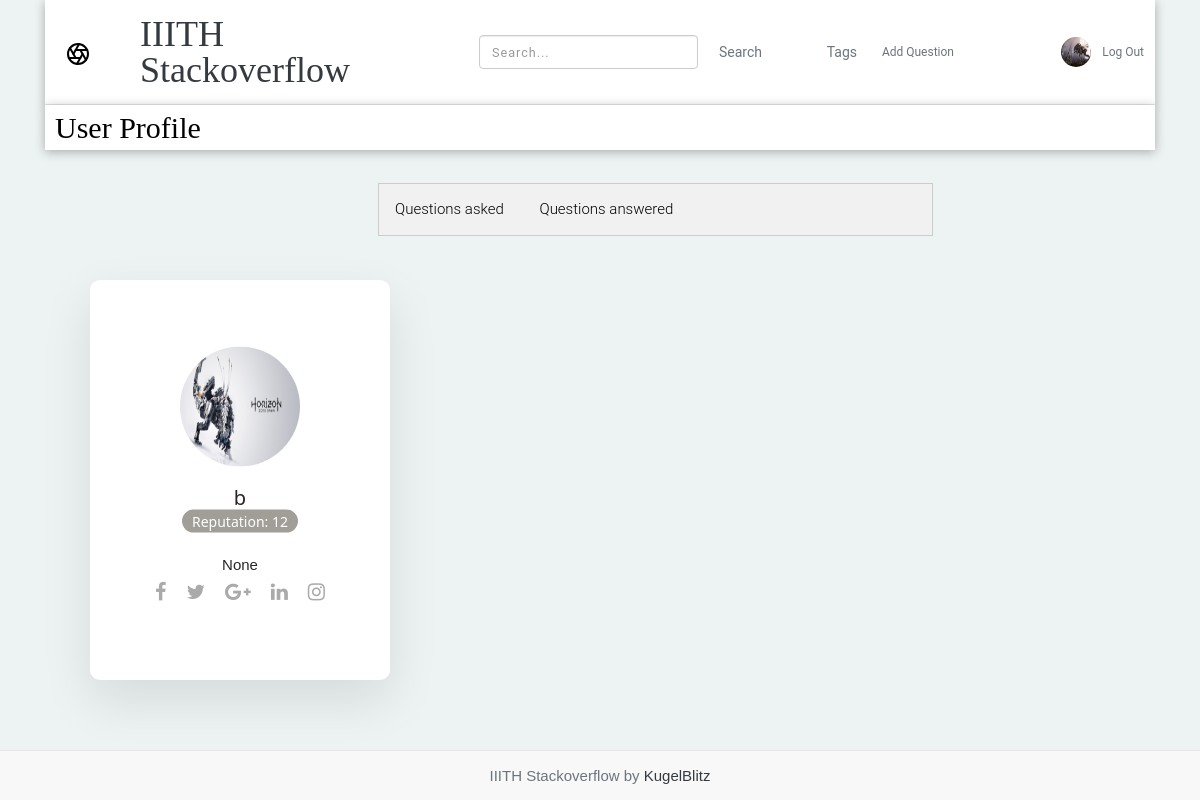
Screenshot of /auth/2/profile (signed in) with the database file from the repository.
### tables this page shows
CREATE TABLE user (
  id INTEGER PRIMARY KEY AUTOINCREMENT,
  username TEXT UNIQUE NOT NULL,
  email TEXT UNIQUE NOT NULL,
  password TEXT NOT NULL,
  description VARCHAR(100) NULL,
  reputation INTEGER DEFAULT 0,
  profile_picture VARCHAR(256) DEFAULT NULL
);

### flaskr/auth.py (the view)
@bp.route('/<int:id>/profile')
def profile(id):
    db = get_db()
    posts=db.execute('SELECT * FROM post WHERE author_id = ?', (id,)).fetchall()
    ans1=db.execute('SELECT * FROM answer WHERE author_id = ?', (id,)).fetchall()
    result=db.execute('SELECT * FROM user WHERE id = ?', (id,)).fetchone()
    ans=[]
    for i in ans1:
        ans.append(db.execute('SELECT * FROM post p JOIN user u ON p.author_id=u.id WHERE qid = ?', (i['qid'],)).fetchone())
    return render_template('auth/profile.html',result=result,posts=posts,ans=ans)

### flaskr/auth.py (called while the page is built)
@bp.before_app_request
def load_logged_in_user():
    user_id = session.get('user_id')
    if user_id is None:
        g.user = None
    else:
        g.user = get_db().execute(
            'SELECT * FROM user WHERE id = ?', (user_id,)
        ).fetchone()

### flaskr/db.py (called while the page is built)
def get_db():
    if 'db' not in g:
        g.db = sqlite3.connect(
            current_app.config['DATABASE'],
            detect_types=sqlite3.PARSE_DECLTYPES
        )
        g.db.row_factory = sqlite3.Row
    return g.db

### flaskr/templates/auth/profile.html (shortened to what this page needs)
{% extends 'base.html' %}
{% block header %}
<link rel="stylesheet" href="https://cdnjs.cloudflare.com/ajax/libs/font-awesome/4.7.0/css/font-awesome.min.css">
    <h3 style="margin-left: 10px; font-family: Playfair Display">{% block title %}User Profile{% endblock %}</h3>
  {% endblock %}
{%block content%}
  <div class="card">
    <div class="box">
        <div class="img">
          {%if g.user['id']==result[0]%}
              <img src="{{ url_for('static', filename=g.user['profile_picture'])}}">
          {%else%}
              <img src="{{ url_for('static', filename=result['profile_picture'])}}">
          {%endif%}
        </div>
        <h2>{{result['username']}}<br><span>Reputation: {{result['reputation']}}</span></h2>
        <p> {{result['description']}}</p>
        <span>
            <ul>
                <li><a href="#"><i class="fa fa-facebook" aria-hidden="true"></i></a></li>
                <li><a href="#"><i class="fa fa-twitter" aria-hidden="true"></i></a></li>
                <li><a href="#"><i class="fa fa-google-plus" aria-hidden="true"></i></a></li>
                <li><a href="#"><i class="fa fa-linkedin" aria-hidden="true"></i></a></li>
                <li><a href="#"><i class="fa fa-instagram" aria-hidden="true"></i></a></li>
            </ul>
        </span>
    </div>
</div>
  <div class="tabs">
      <button class="tablinks"  onclick="open_tab(event, 'questions_asked')">Questions asked</button>
      <button class="tablinks" onclick="open_tab(event, 'answers_answered')">Questions answered</button>
  </div>
  {% endblock %}
  {% block footer %}
  {{super()}}
  {% endblock %}

### flaskr/templates/base.html (shortened to what this page needs)
<!doctype html>
    <link rel="stylesheet" href="https://use.fontawesome.com/releases/v5.5.0/css/all.css">
    <link rel="stylesheet" href="https://maxcdn.bootstrapcdn.com/bootstrap/4.0.0/css/bootstrap.min.css"
>
    <link type="text/css" rel="stylesheet" href="{{ url_for('static', filename='css/style.css') }}">
<link rel="stylesheet" href="{{ url_for('static', filename='css/style.css') }}">
<link rel="stylesheet" href="https://cdnjs.cloudflare.com/ajax/libs/twitter-bootstrap/3.3.7/css/bootstrap.min.css">
<link rel="stylesheet" href="https://cdnjs.cloudflare.com/ajax/libs/bootstrap-tagsinput/0.8.0/bootstrap-tagsinput.css">
<link rel="stylesheet" href="{{ url_for('static', filename='css/bootstrap-tagsinput.css') }}">
<link href="{{ url_for('static', filename='css/styles.css') }}" rel="stylesheet">
<link href="{{ url_for('static', filename='css/responsive.css') }}" rel="stylesheet">
<link href="{{ url_for('static', filename='css/w3.css') }}" rel="stylesheet">
<link href="{{ url_for('static', filename='css/single-post-2/css/styles.css') }}" rel="stylesheet">	<link href="single-post-2/css/responsive.css" rel="stylesheet">
<link media="all" rel="stylesheet" href="https://code.ionicframework.com/ionicons/2.0.1/css/ionicons.min.css" />
<body>
    <div class="container">
        <header class="blog-header py-3">
            <div class="row flex-nowrap justify-content-between align-items-center">
                <div class="col-sm-1 pt-1">
                </div>
                <div class="col-sm-3 text-left">
                    <a class="blog-header-logo text-dark" href="{{ url_for('question.index')}}">IIITH Stackoverflow</a>
                </div>
                <div class="col-4 d-flex justify-content-end align-items-right">
                    <form class="form-inline my-0 my-sm-0" method="post" action="/search">
                         <input class="form-control mr-sm-2" type="search" placeholder="Search..." aria-label="Search" name="pattern">
                        <button class="btn btn-outline-secondary" type="submit">Search</button>
                    </form>
                </div>
                <div class="col-1 d-flex justify-content-end align-items-left">
                    <form class="form-inline my-0 my-sm-0" method="get" action="/tags">
                         <button class="btn btn-outline-secondary" type="submit">Tags</button>
                    </form>
                </div>
                {% if g.user %}
                <div class="col-sm-1 d-flex justify-content-end align-items-right">
                    <form action="/create">
                      <button type="submit" class="btn btn-sm btn-outline-secondary">Add Question</button>
                      </form>
                </div>
                <div class="col-sm-2 d-flex justify-content-end align-items-left">
                    <div class="avatar-area">
                        <a class="avatar" href="{{ url_for('auth.profile',id=g.user['id']) }}"><img style="height:30px; width:30px; border-radius:50%" src="{{ url_for('static', filename=g.user['profile_picture'])}}"></a>
                    </div>
                    <form action="/auth/logout">
                       <button type="submit" class="btn btn-sm btn-outline-secondary">Log Out</button>
                    </form>
                </div>
                {% endif %}
            </div>
        </header>
    </div>
    <div class="container">
    <section class="content">
        <header>
          {% block header %}{% endblock %}
        </header>
        {% block content %}{% endblock %}
      </section>
    </div>
    {% block footer %}
    <p>&nbsp; &nbsp;</p>
    <p>&nbsp; &nbsp;</p>
            <footer class="navbar navbar-default navbar-fixed-bottom">
    <p class="text-muted" align="center">IIITH Stackoverflow by <a href="{{url_for('question.about')}}" class="text-dark">KugelBlitz</a></p>
</footer>
{% endblock %}
</body>
</html>

### flaskr/static/css/style.css (style rules this page uses)
.blog-header { line-height: 1; border-bottom: 1px solid #e5e5e5; }
.blog-header-logo { font-family: "Playfair Display", serif; font-size: 2.25rem; }
h1, h2, h3, h4, h5, h6 { font-family: "Playfair Display", Georgia, "Times New Roman", serif; }
.tabs { overflow: hidden; border: 1px solid #ccc; background-color: #f1f1f1; }
.tabs button { background-color: inherit; border: none; outline: none; cursor: pointer; padding: 14px 16px; transition: 0.3s; }

### flaskr/static/css/styles.css (style rules this page uses)
body { font-size: 15px; font-family: 'Roboto', sans-serif; width: 100%; height: 80%; margin: 0; font-weight: 300; -webkit-font-smoothing: antialiased; -moz-osx-font-smoothing: grayscale; word-wrap: break-word; background: #EDF3F3; color: #000; }
h1, h2, h3, h4, h5, h6, p, a, ul, span, li, img { margin: 0; padding: 0; font-weight: 300; }
h1,h2,h3,h4,h5,h6 { line-height: 1.5; }
p { line-height: 1.6; font-family: 'Maven Pro', sans-serif; font-weight: 400; color: #444; }
h2 { font-size: 2.8em; line-height: 1.1; }
h3 { font-size: 2em; }
a, button { display: inline-block; text-decoration: none; color: inherit; transition: all .3s; }
img { width: 100%; }
li { list-style: none; display: inline-block; }
span { display: inline-block; }
header { font-weight: 400; }
.card { background: transparent; border: 0; }
header { overflow: hidden; background: #fff; box-shadow: 0px 2px 10px rgba(0,0,0, .3); }
footer { padding: 70px 0 30px; background: #fff; }

### flaskr/static/css/w3.css (style rules this page uses)
*,*:before,*:after { box-sizing:inherit }
body { margin:0 }
article,aside,details,figcaption,figure,footer,header,main,menu,nav,section,summary { display:block }
a { background-color:transparent;-webkit-text-decoration-skip:objects }
img { border-style:none }
svg:not(:root) { overflow:hidden }
button,input,select,textarea { font:inherit;margin:0 }
button,input { overflow:visible }
button,select { text-transform:none }
button,html [type=button],[type=reset],[type=submit] { -webkit-appearance:button }
[type=search] { -webkit-appearance:textfield;outline-offset:-2px }
html,body { font-family:Verdana,sans-serif;font-size:15px;line-height:1.5 }
h2 { font-size:30px }
h3 { font-size:24px }
h1,h2,h3,h4,h5,h6 { font-family:"Segoe UI",Arial,sans-serif;font-weight:400;margin:10px 0 }
img { vertical-align:middle }
a { color:inherit }

### flaskr/static/css/single-post-2/css/styles.css (style rules this page uses)
body { font-size: 15px; font-family: 'Roboto', sans-serif; width: 100%; height: 100%; margin: 0; font-weight: 300; -webkit-font-smoothing: antialiased; -moz-osx-font-smoothing: grayscale; word-wrap: break-word; background: #EDF3F3; color: #000; }
h1, h2, h3, h4, h5, h6, p, a, ul, span, li, img { margin: 0; padding: 0; font-weight: 300; }
h1,h2,h3,h4,h5,h6 { line-height: 1.5; }
p { line-height: 1.6; font-family: 'Maven Pro', sans-serif; font-weight: 400; color: #444; }
h2 { font-size: 2.8em; line-height: 1.1; }
h3 { font-size: 2em; }
a, button { display: inline-block; text-decoration: none; color: inherit; transition: all .3s; }
img { width: 100%; }
li { list-style: none; display: inline-block; }
span { display: inline-block; }
header { font-weight: 400; }
.card { background: transparent; border: 0; }
header { overflow: hidden; background: #fff; box-shadow: 0px 2px 10px rgba(0,0,0, .3); }
footer { padding: 70px 0 30px; margin-top: 40px; background: #fff; }

### flaskr/templates/auth/profile.html (style rules this page uses)
.tabs { overflow: hidden; float: left; margin-left: 30%; margin-top: 3%; width: 50%; border: 1px solid #ccc; background-color: #f1f1f1; }
.tabs button { background-color: inherit; border: none; outline: none; cursor: pointer; padding: 14px 16px; transition: 0.3s; }
.card { position:absolute; top:60%; float:left; left:20%; transform:translate(-50%,-50%); width:300px; min-height:400px; background:#fff; box-shadow:0 20px 50px rgba(0,0,0,.1); border-radius:10px; transition:0.5s; }
.card .box { position:absolute; top:50%; left:0; transform:translateY(-50%); text-align:center; padding:20px; box-sizing:border-box; width:100%; }
.card .box .img { width:120px; height:120px; margin:0 auto; border-radius:50%; overflow:hidden; }
.card .box .img img { width:100%; height:100%; }
.card .box h2 { font-size:20px; color:#262626; margin:20px auto; }
.card .box h2 span { font-size:14px; background:#a09e96; color:#fff; display:inline-block; padding:4px 10px; border-radius:15px; }
.card .box p { color:#262626; }
.card .box span { display:inline-flex; }
.card .box ul { margin:0; padding:0; }
.card .box ul li { list-style:none; float:left; }
.card .box ul li a { display:block; color:#aaa; margin:0 10px; font-size:20px; transition:0.5s; text-align:center; }

### rows the page displays
user: profile_picture (picture)
user: profile_picture (picture), username "b", reputation "12"

### other values shown
{{ result['description'] }} "None"
